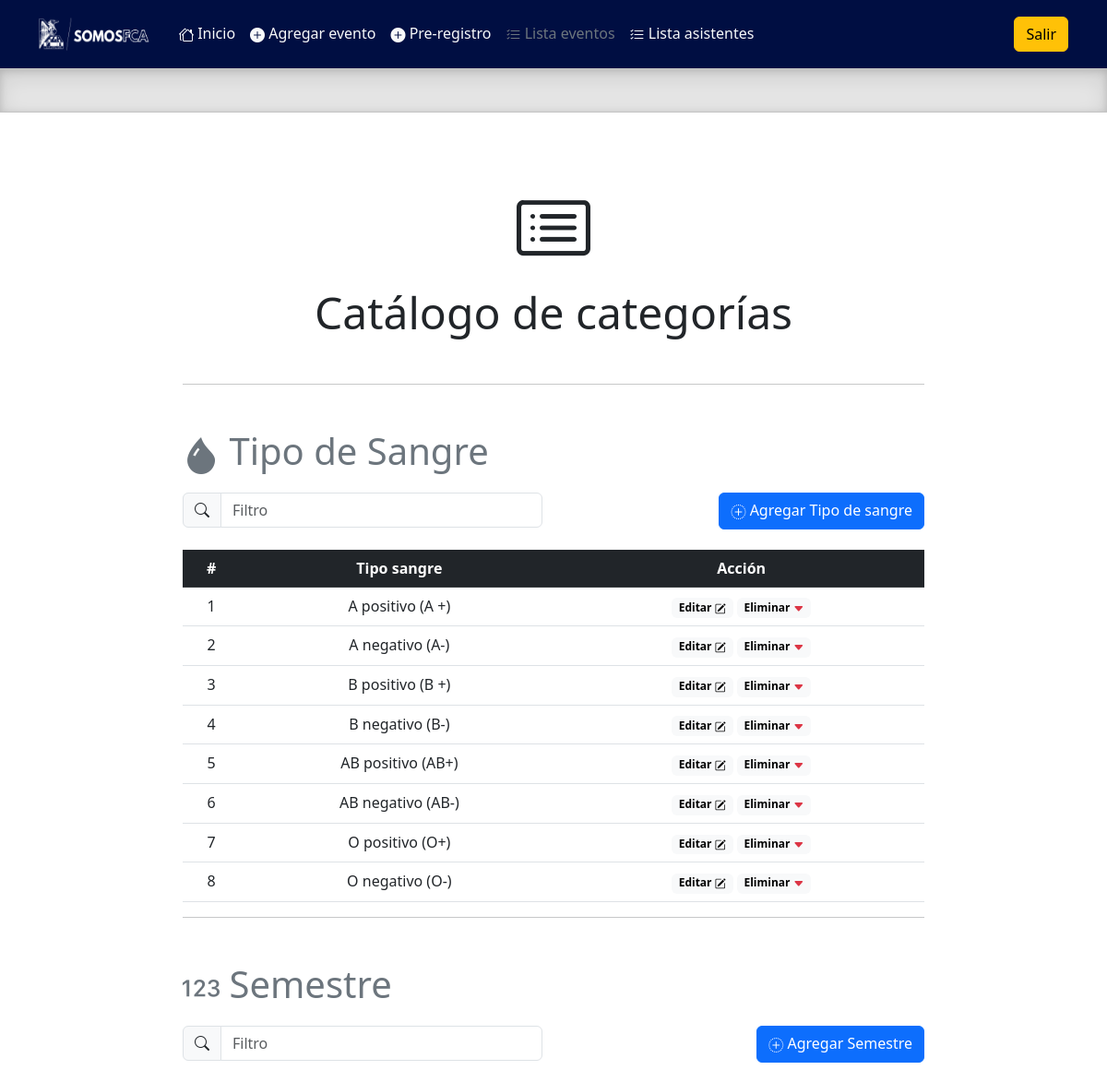
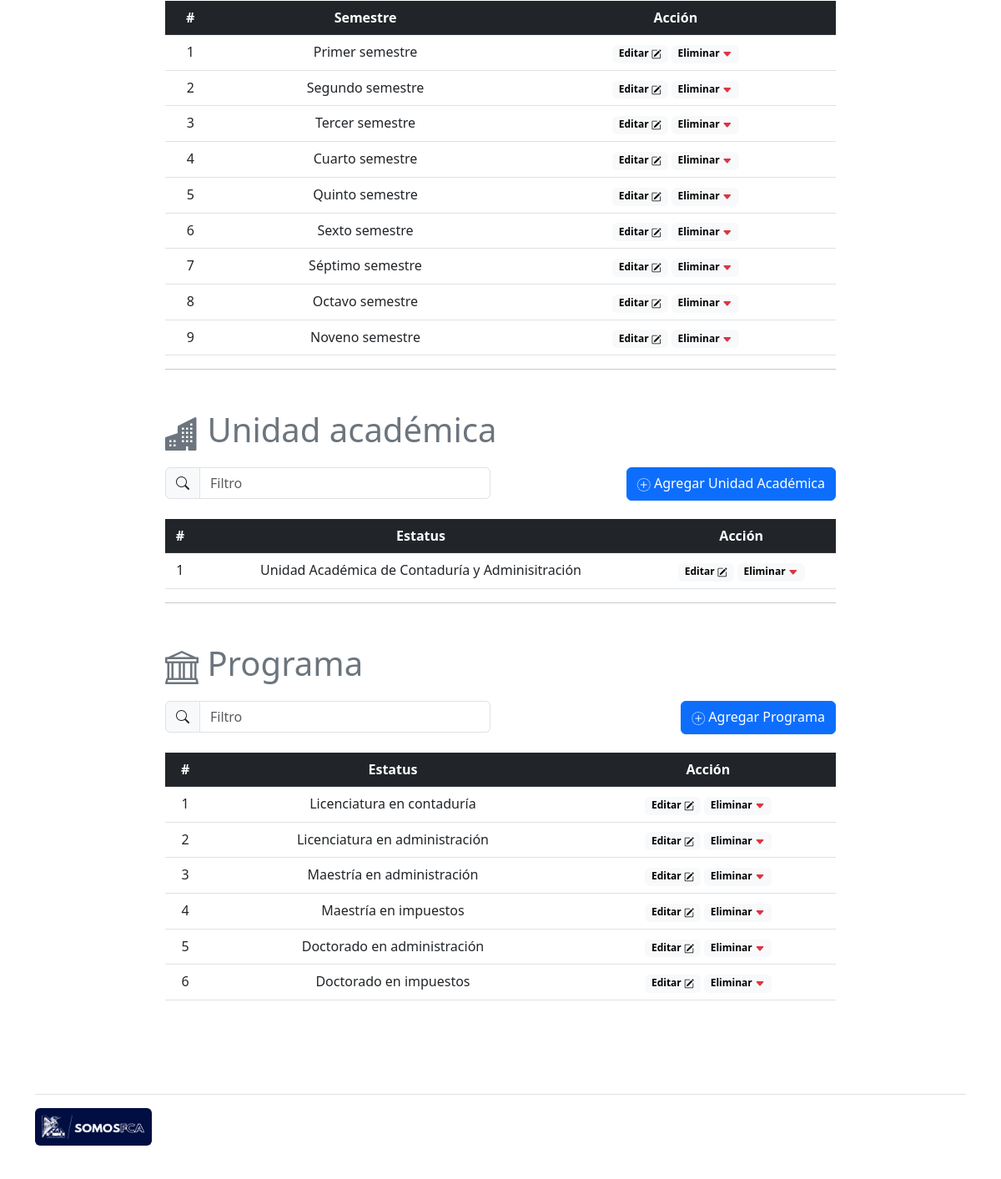
The app's page /admin/lista_catalogos.php with its own data (2 pictures, top to bottom).
### tables this page shows
CREATE TABLE `sangre` (
  `id` int(11) NOT NULL,
  `tipo_sangre` varchar(20) NOT NULL
);

CREATE TABLE `semestre` (
  `id` int(11) NOT NULL,
  `semestre` varchar(20) NOT NULL
);

CREATE TABLE `unidad_academica` (
  `id` int(11) NOT NULL,
  `unidad_academica` varchar(50) NOT NULL
);

CREATE TABLE `programa` (
  `id` int(11) NOT NULL,
  `programa` varchar(50) NOT NULL
);

### admin/query/query_catalogos.php (called while the page is built)
<?php
include('prcd/qc.php');
$sqlSangre = "SELECT * FROM sangre ORDER BY id ASC";
$resultadosqlSangre = $conn->query($sqlSangre);
$sqlSemestre = "SELECT * FROM semestre ORDER BY id ASC";
$resultadosqlSemestre = $conn->query($sqlSemestre);
$sqlUAcademica = "SELECT * FROM unidad_academica ORDER BY id ASC";
$resultadoUAcademica = $conn->query($sqlUAcademica);
$sqlPrograma = "SELECT * FROM programa ORDER BY id ASC";
$resultadoPrograma = $conn->query($sqlPrograma);
?>

### admin/lista_catalogos.php (the view, shortened to what this page needs)
<!doctype html>
<html lang="en">
  <head>
    <link rel="stylesheet" href="https://cdn.jsdelivr.net/npm/bootstrap-icons@1.10.2/font/bootstrap-icons.css">
    <link href="../assets/dist/css/bootstrap.min.css" rel="stylesheet">
    <link href="headers.css" rel="stylesheet">
  </head>
  <body>
<main class="mb-0">
  <header class="p-3" style="background-color:#000e42;">
    <div class="container">
      <div class="d-flex flex-wrap align-items-center justify-content-center justify-content-lg-start">
        <a href="/" class="d-flex align-items-center mb-2 mb-lg-0 text-white text-decoration-none">
          <img src="../assets/brand/img/logo.png" width="120" height="36" role="img" alt="">
        </a>
        <ul class="nav col-12 col-lg-auto me-lg-auto mb-2 ms-4 justify-content-center mb-md-0">
          <li><a href="index.php" class="nav-link px-2 text-light"><i class="bi bi-houses"></i> Inicio</a></li>
          <li><a href="alta_eventos.php" class="nav-link px-2 text-light"><i class="bi bi-plus-circle-fill"></i> Agregar evento</a></li>
          <li><a href="alta_asistentes.php" class="nav-link px-2 text-light"><i class="bi bi-plus-circle-fill"></i> Pre-registro</a></li>
          <li><a href="#" class="nav-link px-2 text-secondary"><i class="bi bi-list-check"></i> Lista eventos</a></li>
          <li><a href="lista_asistentes.php" class="nav-link px-2 text-light"><i class="bi bi-list-check"></i> Lista asistentes</a></li>
        </ul>
        <div class="text-end">
          <a href="query/sort.php" type="button" class="btn btn-warning">Salir</a>
        </div>
      </div>
    </div>
  </header>
  <div class="b-example-divider">
  </div>
  <div class="container-fluid w-75 h-100 mt-1 mb-5 p-5">
    <h2 class="mt-4 mb-5 text-dark text-center">
        <p><i class="bi bi-card-list display-1"></i></p><span class="display-5">Catálogo de categorías</span></h2>
        <hr>
        <p class="display-6 mb-3 mt-5 text-secondary"><i class="bi bi-droplet-fill"></i> Tipo de Sangre</p>
        <div class="row">
            <div class="col">
                <div class="input-group mb-4 w-100">
                    <span class="input-group-text" id="basic-addon1"><i class="bi bi-search"></i></span>
                    <input type="text" class="form-control" placeholder="Filtro" aria-label="Filtro" aria-describedby="basic-addon1" id="myInput1">
                </div>
            </div>
            <div class="col text-end">
                <a class="btn btn-primary" data-bs-toggle="modal" data-bs-target="#modalSangre"><i class="bi bi-plus-circle-dotted"></i> Agregar Tipo de sangre</a>
            </div>
        </div>
    <table class="table table-hover text-center">
        <thead class="table-dark">
            <tr>
            <th scope="col">#</th>
            <th scope="col">Tipo sangre</th>
            <th scope="col">Acción</th>
            </tr>
        </thead>
        <tbody id="myTable1">
        <?
        include ('query/query_catalogos.php');
        $x = 0;
        while($rowSangre = $resultadosqlSangre->fetch_assoc()){
          $x++;
          echo'
          <tr>
            <td>'.$x.'</td>
            <td>'.$rowSangre['tipo_sangre'].'</td>
            <td class="">
            <a href="#" data-bs-toggle="modal" data-bs-target="#editarSangre'.$rowSangre['id'].'"><span class="badge text-bg-light">Editar <i class="bi bi-pencil-square"></i></span><a>
            <a href="#" data-bs-toggle="modal" data-bs-target="#eliminarSangre'.$rowSangre['id'].'"><span class="badge text-bg-light">Eliminar <i class="bi bi-caret-down-fill text-danger"></i></span><a>
            </td>
          </tr>
          ';
          echo'
          <div class="modal fade bg-info" id="editarSangre'.$rowSangre['id'].'" tabindex="-1" aria-labelledby="exampleModalLabel" aria-hidden="true">
            <div class="modal-dialog modal-dialog-centered">
              <div class="modal-content">
                <div class="modal-header">
                  <h1 class="modal-title fs-5" id="exampleModalLabel">Editar Sangre</h1>
                  <button type="button" class="btn-close" data-bs-dismiss="modal" aria-label="Close"></button>
                </div>
                <form action="prcd/proceso_editar_sangre.php" method="POST">
                <input value="'.$rowSangre['id'].'" name="id" hidden>
                <div class="modal-body">
                  <p class="text-center">¿Deseas editar la categoría<strong> '.$rowSangre['tipo_sangre'].'?</strong></p>
                  <p class="text-center">
                    <div class="input-group mb-3">
                      <span class="input-group-text" id="basic-addon1"><i class="bi bi-droplet-fill"></i></span>
                      <input type="text" class="form-control" placeholder="Username" aria-label="Username" aria-describedby="basic-addon1" value="'.$rowSangre['tipo_sangre'].'" name="tipo_sangre" required>
                    </div>
                  </p>
                </div>
                <div class="modal-footer">
                  <button type="button" class="btn btn-secondary" data-bs-dismiss="modal">Cerrar</button>
                  <button type="submit" class="btn btn-primary">Editar</button>
                </form>
                </div>
              </div>
            </div>
          </div>
          ';
        }
        ?>
        <hr>
        <p class="display-6 mb-3 mt-5 text-secondary"><i class="bi bi-123"></i> Semestre</p>
        <div class="row">
            <div class="col">
                <div class="input-group mb-4 w-100">
                    <span class="input-group-text" id="basic-addon1"><i class="bi bi-search"></i></span>
                    <input type="text" class="form-control" placeholder="Filtro" aria-label="Filtro" aria-describedby="basic-addon1" id="myInput2">
                </div>
            </div>
            <div class="col text-end">
                <a class="btn btn-primary" data-bs-toggle="modal" data-bs-target="#modalSemestre"><i class="bi bi-plus-circle-dotted"></i> Agregar Semestre</a>
            </div>
        </div>
    <table class="table table-hover text-center">
        <thead class="table-dark">
            <tr>
            <th scope="col">#</th>
            <th scope="col">Semestre</th>
            <th scope="col">Acción</th>
            </tr>
        </thead>
        <tbody id="myTable2">
        <?
        $x = 0;
        while($rowSemestre = $resultadosqlSemestre->fetch_assoc()){
          $x++;
          echo'
          <tr>
            <td>'.$x.'</td>
            <td>'.$rowSemestre['semestre'].'</td>
            <td class="">
            <a href="#" data-bs-toggle="modal" data-bs-target="#editarSemestre'.$rowSemestre['id'].'"><span class="badge text-bg-light">Editar <i class="bi bi-pencil-square"></i></span></a>
            <a href="#" data-bs-toggle="modal" data-bs-target="#eliminarSemestre'.$rowSemestre['id'].'"><span class="badge text-bg-light">Eliminar <i class="bi bi-caret-down-fill text-danger"></i></span></a>
            </td>
          </tr>
          ';
        }
        ?>
        </tbody>
    </table>
        <hr>
        <p class="display-6 mb-3 mt-5 text-secondary"><i class="bi bi-buildings-fill"></i> Unidad académica</p>
        <div class="row">
            <div class="col">
                <div class="input-group mb-4 w-100">
                    <span class="input-group-text" id="basic-addon1"><i class="bi bi-search"></i></span>
                    <input type="text" class="form-control" placeholder="Filtro" aria-label="Filtro" aria-describedby="basic-addon1" id="myInput3">
                </div>
            </div>
            <div class="col text-end">
                  <a class="btn btn-primary" data-bs-toggle="modal" data-bs-target="#modalUAcademica"><i class="bi bi-plus-circle-dotted"></i> Agregar Unidad Académica</a>
            </div>
        </div>
    <table class="table table-hover text-center">
        <thead class="table-dark">
            <tr>
            <th scope="col">#</th>
            <th scope="col">Estatus</th>
            <th scope="col">Acción</th>
            </tr>
        </thead>
        <tbody id="myTable3">
        <?
        $x = 0;
        while($rowUAcademica = $resultadoUAcademica->fetch_assoc()){
          $x++;
          echo'
          <tr>
            <td>'.$x.'</td>
            <td>'.$rowUAcademica['unidad_academica'].'</td>
            <td class="">
            <a href="#" data-bs-toggle="modal" data-bs-target="#editarUAc'.$rowUAcademica['id'].'"><span class="badge text-bg-light">Editar <i class="bi bi-pencil-square"></i></span></a>
            <a href="#" data-bs-toggle="modal" data-bs-target="#eliminarUAc'.$rowUAcademica['id'].'"><span class="badge text-bg-light">Eliminar <i class="bi bi-caret-down-fill text-danger"></i></span></a>
            </td>
          </tr>
          ';
        }
        ?>
        </tbody>
    </table>
        <hr>
        <p class="display-6 mb-3 mt-5 text-secondary"><i class="bi bi-bank"></i> Programa</p>
        <div class="row">
            <div class="col">
                <div class="input-group mb-4 w-100">
                    <span class="input-group-text" id="basic-addon1"><i class="bi bi-search"></i></span>
                    <input type="text" class="form-control" placeholder="Filtro" aria-label="Filtro" aria-describedby="basic-addon1" id="myInput4">
                </div>
            </div>
            <div class="col text-end">
                  <a class="btn btn-primary" data-bs-toggle="modal" data-bs-target="#modalPrograma"><i class="bi bi-plus-circle-dotted"></i> Agregar Programa</a>
            </div>
        </div>
    <table class="table table-hover text-center">
        <thead class="table-dark">
            <tr>
            <th scope="col">#</th>
            <th scope="col">Estatus</th>
            <th scope="col">Acción</th>
            </tr>
        </thead>
        <tbody id="myTable4">
        <?
        $x = 0;
        while($rowPrograma = $resultadoPrograma->fetch_assoc()){
          $x++;
          echo'
          <tr>
            <td>'.$x.'</td>
            <td>'.$rowPrograma['programa'].'</td>
            <td class="">
            <a href="#" data-bs-toggle="modal" data-bs-target="#editarPrograma'.$rowPrograma['id'].'"><span class="badge text-bg-light">Editar <i class="bi bi-pencil-square"></i></span></a>
            <a href="#" data-bs-toggle="modal" data-bs-target="#eliminarPrograma'.$rowPrograma['id'].'"><span class="badge text-bg-light">Eliminar <i class="bi bi-caret-down-fill text-danger"></i></span></a>
            </td>
          </tr>
          ';
        }
        ?>
        </tbody>
    </table>
</main>
  <div class="container">
    <footer class="d-flex flex-wrap justify-content-between align-items-center py-3 my-4 border-top">
        <p class="col-md-12 mb-0 text-muted"><a href="/" class="col-md-4 d-flex mb-md-0 me-md-auto link-dark text-decoration-none">
                  <img src="../assets/brand/img/logo.png" width="140" height="45" role="img" alt="" class="p-2 rounded" style="background-color:#000e42">
              </a></p>
      </footer>
    </div>
  </body>
</html>

### admin/lista_catalogos.php (style rules this page uses)
.b-example-divider { height: 3rem; background-color: rgba(0, 0, 0, .1); border: solid rgba(0, 0, 0, .15); border-width: 1px 0; box-shadow: inset 0 .5em 1.5em rgba(0, 0, 0, .1), inset 0 .125em .5em rgba(0, 0, 0, .15); }
.bi { vertical-align: -.125em; fill: currentColor; }

### records on screen
sangre: tipo_sangre "A positivo (A +)"
sangre: tipo_sangre "A negativo (A-)"
sangre: tipo_sangre "B positivo (B +)"
sangre: tipo_sangre "B negativo (B-)"
sangre: tipo_sangre "AB positivo (AB+)"
sangre: tipo_sangre "AB negativo (AB-)"
sangre: tipo_sangre "O positivo (O+)"
sangre: tipo_sangre "O negativo (O-)"
semestre: semestre "Primer semestre"
semestre: semestre "Segundo semestre"
semestre: semestre "Tercer semestre"
semestre: semestre "Cuarto semestre"
semestre: semestre "Quinto semestre"
semestre: semestre "Sexto semestre"
semestre: semestre "Séptimo semestre"
semestre: semestre "Octavo semestre"
semestre: semestre "Noveno semestre"
unidad_academica: unidad_academica "Unidad Académica de Contaduría y Adminisitración"
programa: programa "Licenciatura en contaduría"
programa: programa "Licenciatura en administración"
programa: programa "Maestría en administración"
programa: programa "Maestría en impuestos"
programa: programa "Doctorado en administración"
programa: programa "Doctorado en impuestos"
